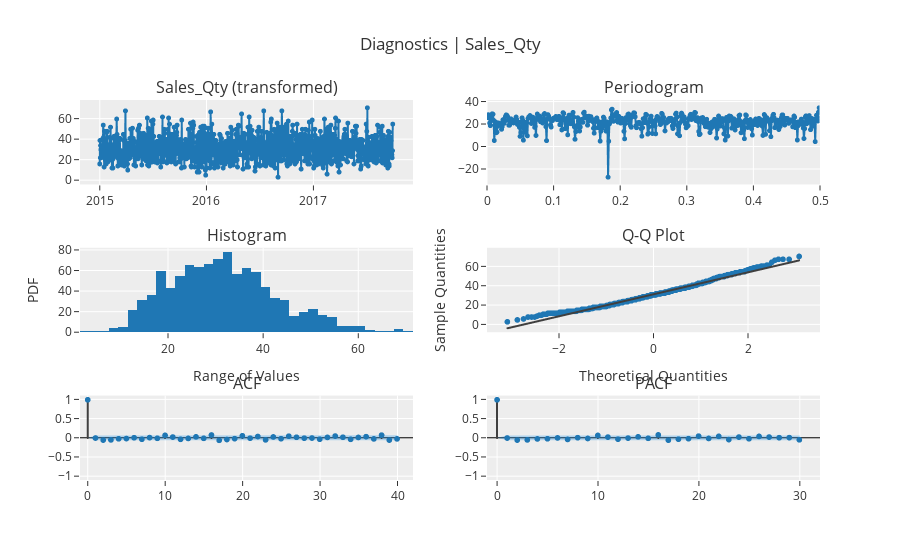

This figure's notebook cell:
### Code cell
# Plot diagnostics for the model
plot_model(plot="diagnostics")

### Figure 1 — Plotly figure (JSON) as saved in the notebook; plotly's stock layout.template omitted (floating-point values rounded to 4 significant figures; data arrays with more than 128 entries replaced by an {"elided": "..."} marker saying what was removed)
{"data": [{"line": {"color": "rgb(31, 119, 180)", "width": 2}, "marker": {"color": "rgb(31, 119, 180)", "size": 5}, "mode": "lines+markers", "name": "Sales_Qty (transformed)", "showlegend": false, "type": "scattergl", "x": {"elided": "1005 str values"}, "xaxis": "x", "y": {"elided": "1005 int values"}, "yaxis": "y"}, {"hoverinfo": "text", "hovertext": {"elided": "502 str values"}, "line": {"color": "#1f77b4", "width": 2}, "marker": {"size": 5}, "mode": "lines+markers", "name": "Sales_Qty (transformed)", "showlegend": false, "type": "scattergl", "x": {"elided": "502 float values"}, "xaxis": "x2", "y": {"elided": "502 float values"}, "yaxis": "y2"}, {"alignmentgroup": "True", "bingroup": "x", "hovertemplate": "variable=Sales_Qty (transformed)<br>value=%{x}<br>count=%{y}<extra></extra>", "legendgroup": "Sales_Qty (transformed)", "marker": {"color": "#1f77b4", "pattern": {"shape": ""}}, "name": "Sales_Qty (transformed)", "offsetgroup": "Sales_Qty (transformed)", "orientation": "v", "showlegend": false, "type": "histogram", "x": {"elided": "1005 int values"}, "xaxis": "x3", "yaxis": "y3"}, {"marker": {"color": "#1f77b4"}, "mode": "markers", "name": "Sales_Qty (transformed)", "showlegend": false, "type": "scattergl", "x": {"elided": "1005 float values"}, "xaxis": "x4", "y": {"elided": "1005 int values"}, "yaxis": "y4"}, {"line": {"color": "#3f3f3f"}, "mode": "lines", "name": "Sales_Qty (transformed)", "showlegend": false, "type": "scattergl", "x": {"elided": "1005 float values"}, "xaxis": "x4", "y": {"elided": "1005 float values"}, "yaxis": "y4"}, {"line": {"color": "#3f3f3f"}, "mode": "lines", "name": "ACF", "showlegend": false, "type": "scattergl", "x": [0, 0], "xaxis": "x5", "y": [0, 1], "yaxis": "y5"}, {"line": {"color": "#3f3f3f"}, "mode": "lines", "name": "ACF", "showlegend": false, "type": "scattergl", "x": [1, 1], "xaxis": "x5", "y": [0, -0.0008927], "yaxis": "y5"}, {"line": {"color": "#3f3f3f"}, "mode": "lines", "name": "ACF", "showlegend": false, "type": "scattergl", "x": [2, 2], "xaxis": "x5", "y": [0, -0.05401], "yaxis": "y5"}, {"line": {"color": "#3f3f3f"}, "mode": "lines", "name": "ACF", "showlegend": false, "type": "scattergl", "x": [3, 3], "xaxis": "x5", "y": [0, -0.04958], "yaxis": "y5"}, {"line": {"color": "#3f3f3f"}, "mode": "lines", "name": "ACF", "showlegend": false, "type": "scattergl", "x": [4, 4], "xaxis": "x5", "y": [0, -0.02129], "yaxis": "y5"}, {"line": {"color": "#3f3f3f"}, "mode": "lines", "name": "ACF", "showlegend": false, "type": "scattergl", "x": [5, 5], "xaxis": "x5", "y": [0, -0.01437], "yaxis": "y5"}, {"line": {"color": "#3f3f3f"}, "mode": "lines", "name": "ACF", "showlegend": false, "type": "scattergl", "x": [6, 6], "xaxis": "x5", "y": [0, 0.006392], "yaxis": "y5"}, {"line": {"color": "#3f3f3f"}, "mode": "lines", "name": "ACF", "showlegend": false, "type": "scattergl", "x": [7, 7], "xaxis": "x5", "y": [0, -0.03283], "yaxis": "y5"}, {"line": {"color": "#3f3f3f"}, "mode": "lines", "name": "ACF", "showlegend": false, "type": "scattergl", "x": [8, 8], "xaxis": "x5", "y": [0, 0.01027], "yaxis": "y5"}, {"line": {"color": "#3f3f3f"}, "mode": "lines", "name": "ACF", "showlegend": false, "type": "scattergl", "x": [9, 9], "xaxis": "x5", "y": [0, -0.008191], "yaxis": "y5"}, {"line": {"color": "#3f3f3f"}, "mode": "lines", "name": "ACF", "showlegend": false, "type": "scattergl", "x": [10, 10], "xaxis": "x5", "y": [0, 0.06842], "yaxis": "y5"}, {"line": {"color": "#3f3f3f"}, "mode": "lines", "name": "ACF", "showlegend": false, "type": "scattergl", "x": [11, 11], "xaxis": "x5", "y": [0, 0.02471], "yaxis": "y5"}, {"line": {"color": "#3f3f3f"}, "mode": "lines", "name": "ACF", "showlegend": false, "type": "scattergl", "x": [12, 12], "xaxis": "x5", "y": [0, -0.03546], "yaxis": "y5"}, {"line": {"color": "#3f3f3f"}, "mode": "lines", "name": "ACF", "showlegend": false, "type": "scattergl", "x": [13, 13], "xaxis": "x5", "y": [0, -0.01152], "yaxis": "y5"}, {"line": {"color": "#3f3f3f"}, "mode": "lines", "name": "ACF", "showlegend": false, "type": "scattergl", "x": [14, 14], "xaxis": "x5", "y": [0, 0.02928], "yaxis": "y5"}, {"line": {"color": "#3f3f3f"}, "mode": "lines", "name": "ACF", "showlegend": false, "type": "scattergl", "x": [15, 15], "xaxis": "x5", "y": [0, -0.008982], "yaxis": "y5"}, {"line": {"color": "#3f3f3f"}, "mode": "lines", "name": "ACF", "showlegend": false, "type": "scattergl", "x": [16, 16], "xaxis": "x5", "y": [0, 0.07839], "yaxis": "y5"}, {"line": {"color": "#3f3f3f"}, "mode": "lines", "name": "ACF", "showlegend": false, "type": "scattergl", "x": [17, 17], "xaxis": "x5", "y": [0, -0.06024], "yaxis": "y5"}, {"line": {"color": "#3f3f3f"}, "mode": "lines", "name": "ACF", "showlegend": false, "type": "scattergl", "x": [18, 18], "xaxis": "x5", "y": [0, -0.0393], "yaxis": "y5"}, {"line": {"color": "#3f3f3f"}, "mode": "lines", "name": "ACF", "showlegend": false, "type": "scattergl", "x": [19, 19], "xaxis": "x5", "y": [0, -0.01712], "yaxis": "y5"}, {"line": {"color": "#3f3f3f"}, "mode": "lines", "name": "ACF", "showlegend": false, "type": "scattergl", "x": [20, 20], "xaxis": "x5", "y": [0, 0.0572], "yaxis": "y5"}, {"line": {"color": "#3f3f3f"}, "mode": "lines", "name": "ACF", "showlegend": false, "type": "scattergl", "x": [21, 21], "xaxis": "x5", "y": [0, -0.005217], "yaxis": "y5"}, {"line": {"color": "#3f3f3f"}, "mode": "lines", "name": "ACF", "showlegend": false, "type": "scattergl", "x": [22, 22], "xaxis": "x5", "y": [0, 0.03889], "yaxis": "y5"}, {"line": {"color": "#3f3f3f"}, "mode": "lines", "name": "ACF", "showlegend": false, "type": "scattergl", "x": [23, 23], "xaxis": "x5", "y": [0, -0.04946], "yaxis": "y5"}, {"line": {"color": "#3f3f3f"}, "mode": "lines", "name": "ACF", "showlegend": false, "type": "scattergl", "x": [24, 24], "xaxis": "x5", "y": [0, 0.02742], "yaxis": "y5"}, {"line": {"color": "#3f3f3f"}, "mode": "lines", "name": "ACF", "showlegend": false, "type": "scattergl", "x": [25, 25], "xaxis": "x5", "y": [0, -0.01871], "yaxis": "y5"}, {"line": {"color": "#3f3f3f"}, "mode": "lines", "name": "ACF", "showlegend": false, "type": "scattergl", "x": [26, 26], "xaxis": "x5", "y": [0, 0.04743], "yaxis": "y5"}, {"line": {"color": "#3f3f3f"}, "mode": "lines", "name": "ACF", "showlegend": false, "type": "scattergl", "x": [27, 27], "xaxis": "x5", "y": [0, 0.01859], "yaxis": "y5"}, {"line": {"color": "#3f3f3f"}, "mode": "lines", "name": "ACF", "showlegend": false, "type": "scattergl", "x": [28, 28], "xaxis": "x5", "y": [0, -0.005057], "yaxis": "y5"}, {"line": {"color": "#3f3f3f"}, "mode": "lines", "name": "ACF", "showlegend": false, "type": "scattergl", "x": [29, 29], "xaxis": "x5", "y": [0, -0.001146], "yaxis": "y5"}, {"line": {"color": "#3f3f3f"}, "mode": "lines", "name": "ACF", "showlegend": false, "type": "scattergl", "x": [30, 30], "xaxis": "x5", "y": [0, -0.03179], "yaxis": "y5"}, {"line": {"color": "#3f3f3f"}, "mode": "lines", "name": "ACF", "showlegend": false, "type": "scattergl", "x": [31, 31], "xaxis": "x5", "y": [0, 0.0154], "yaxis": "y5"}, {"line": {"color": "#3f3f3f"}, "mode": "lines", "name": "ACF", "showlegend": false, "type": "scattergl", "x": [32, 32], "xaxis": "x5", "y": [0, 0.05114], "yaxis": "y5"}, {"line": {"color": "#3f3f3f"}, "mode": "lines", "name": "ACF", "showlegend": false, "type": "scattergl", "x": [33, 33], "xaxis": "x5", "y": [0, 0.01943], "yaxis": "y5"}, {"line": {"color": "#3f3f3f"}, "mode": "lines", "name": "ACF", "showlegend": false, "type": "scattergl", "x": [34, 34], "xaxis": "x5", "y": [0, -0.03482], "yaxis": "y5"}, {"line": {"color": "#3f3f3f"}, "mode": "lines", "name": "ACF", "showlegend": false, "type": "scattergl", "x": [35, 35], "xaxis": "x5", "y": [0, 0.01364], "yaxis": "y5"}, {"line": {"color": "#3f3f3f"}, "mode": "lines", "name": "ACF", "showlegend": false, "type": "scattergl", "x": [36, 36], "xaxis": "x5", "y": [0, 0.0355], "yaxis": "y5"}, {"line": {"color": "#3f3f3f"}, "mode": "lines", "name": "ACF", "showlegend": false, "type": "scattergl", "x": [37, 37], "xaxis": "x5", "y": [0, -0.0235], "yaxis": "y5"}, {"line": {"color": "#3f3f3f"}, "mode": "lines", "name": "ACF", "showlegend": false, "type": "scattergl", "x": [38, 38], "xaxis": "x5", "y": [0, 0.07496], "yaxis": "y5"}, {"line": {"color": "#3f3f3f"}, "mode": "lines", "name": "ACF", "showlegend": false, "type": "scattergl", "x": [39, 39], "xaxis": "x5", "y": [0, -0.05375], "yaxis": "y5"}, {"line": {"color": "#3f3f3f"}, "mode": "lines", "name": "ACF", "showlegend": false, "type": "scattergl", "x": [40, 40], "xaxis": "x5", "y": [0, -0.02355], "yaxis": "y5"}, {"marker": {"color": "#1f77b4", "size": 6}, "mode": "markers", "name": "ACF", "showlegend": false, "type": "scattergl", "x": [0, 1, 2, 3, 4, 5, 6, 7, 8, 9, 10, 11, 12, 13, 14, 15, 16, 17, 18, 19, 20, 21, 22, 23, 24, 25, 26, 27, 28, 29, 30, 31, 32, 33, 34, 35, 36, 37, 38, 39, 40], "xaxis": "x5", "y": [1, -0.0008927, -0.05401, -0.04958, -0.02129, -0.01437, 0.006392, -0.03283, 0.01027, -0.008191, 0.06842, 0.02471, -0.03546, -0.01152, 0.02928, -0.008982, 0.07839, -0.06024, -0.0393, -0.01712, 0.0572, -0.005217, 0.03889, -0.04946, 0.02742, -0.01871, 0.04743, 0.01859, -0.005057, -0.001146, -0.03179, 0.0154, 0.05114, 0.01943, -0.03482, 0.01364, 0.0355, -0.0235, 0.07496, -0.05375, -0.02355], "yaxis": "y5"}, {"line": {"color": "rgba(255,255,255,0)"}, "mode": "lines", "name": "UC", "showlegend": false, "type": "scatter", "x": [0, 1, 2, 3, 4, 5, 6, 7, 8, 9, 10, 11, 12, 13, 14, 15, 16, 17, 18, 19, 20, 21, 22, 23, 24, 25, 26, 27, 28, 29, 30, 31, 32, 33, 34, 35, 36, 37, 38, 39, 40], "xaxis": "x5", "y": [0, 0.06183, 0.06183, 0.06201, 0.06216, 0.06218, 0.0622, 0.0622, 0.06227, 0.06227, 0.06228, 0.06256, 0.0626, 0.06268, 0.06269, 0.06274, 0.06274, 0.06312, 0.06334, 0.06343, 0.06345, 0.06364, 0.06364, 0.06374, 0.06388, 0.06393, 0.06395, 0.06408, 0.0641, 0.0641, 0.0641, 0.06416, 0.06418, 0.06433, 0.06436, 0.06443, 0.06444, 0.06451, 0.06455, 0.06488, 0.06505], "yaxis": "y5"}, {"fill": "tonexty", "fillcolor": "rgba(32, 146, 230,0.3)", "line": {"color": "rgba(255,255,255,0)"}, "mode": "lines", "name": "LC", "showlegend": false, "type": "scatter", "x": [0, 1, 2, 3, 4, 5, 6, 7, 8, 9, 10, 11, 12, 13, 14, 15, 16, 17, 18, 19, 20, 21, 22, 23, 24, 25, 26, 27, 28, 29, 30, 31, 32, 33, 34, 35, 36, 37, 38, 39, 40], "xaxis": "x5", "y": [0, -0.06183, -0.06183, -0.06201, -0.06216, -0.06218, -0.0622, -0.0622, -0.06227, -0.06227, -0.06228, -0.06256, -0.0626, -0.06268, -0.06269, -0.06274, -0.06274, -0.06312, -0.06334, -0.06343, -0.06345, -0.06364, -0.06364, -0.06374, -0.06388, -0.06393, -0.06395, -0.06408, -0.0641, -0.0641, -0.0641, -0.06416, -0.06418, -0.06433, -0.06436, -0.06443, -0.06444, -0.06451, -0.06455, -0.06488, -0.06505], "yaxis": "y5"}, {"line": {"color": "#3f3f3f"}, "mode": "lines", "name": "PACF", "showlegend": false, "type": "scattergl", "x": [0, 0], "xaxis": "x6", "y": [0, 1], "yaxis": "y6"}, {"line": {"color": "#3f3f3f"}, "mode": "lines", "name": "PACF", "showlegend": false, "type": "scattergl", "x": [1, 1], "xaxis": "x6", "y": [0, -0.0008936], "yaxis": "y6"}, {"line": {"color": "#3f3f3f"}, "mode": "lines", "name": "PACF", "showlegend": false, "type": "scattergl", "x": [2, 2], "xaxis": "x6", "y": [0, -0.05411], "yaxis": "y6"}, {"line": {"color": "#3f3f3f"}, "mode": "lines", "name": "PACF", "showlegend": false, "type": "scattergl", "x": [3, 3], "xaxis": "x6", "y": [0, -0.04997], "yaxis": "y6"}, {"line": {"color": "#3f3f3f"}, "mode": "lines", "name": "PACF", "showlegend": false, "type": "scattergl", "x": [4, 4], "xaxis": "x6", "y": [0, -0.02467], "yaxis": "y6"}, {"line": {"color": "#3f3f3f"}, "mode": "lines", "name": "PACF", "showlegend": false, "type": "scattergl", "x": [5, 5], "xaxis": "x6", "y": [0, -0.02015], "yaxis": "y6"}, {"line": {"color": "#3f3f3f"}, "mode": "lines", "name": "PACF", "showlegend": false, "type": "scattergl", "x": [6, 6], "xaxis": "x6", "y": [0, 0.00125], "yaxis": "y6"}, {"line": {"color": "#3f3f3f"}, "mode": "lines", "name": "PACF", "showlegend": false, "type": "scattergl", "x": [7, 7], "xaxis": "x6", "y": [0, -0.03749], "yaxis": "y6"}, {"line": {"color": "#3f3f3f"}, "mode": "lines", "name": "PACF", "showlegend": false, "type": "scattergl", "x": [8, 8], "xaxis": "x6", "y": [0, 0.008204], "yaxis": "y6"}, {"line": {"color": "#3f3f3f"}, "mode": "lines", "name": "PACF", "showlegend": false, "type": "scattergl", "x": [9, 9], "xaxis": "x6", "y": [0, -0.01266], "yaxis": "y6"}, {"line": {"color": "#3f3f3f"}, "mode": "lines", "name": "PACF", "showlegend": false, "type": "scattergl", "x": [10, 10], "xaxis": "x6", "y": [0, 0.06689], "yaxis": "y6"}, {"line": {"color": "#3f3f3f"}, "mode": "lines", "name": "PACF", "showlegend": false, "type": "scattergl", "x": [11, 11], "xaxis": "x6", "y": [0, 0.02413], "yaxis": "y6"}, {"line": {"color": "#3f3f3f"}, "mode": "lines", "name": "PACF", "showlegend": false, "type": "scattergl", "x": [12, 12], "xaxis": "x6", "y": [0, -0.03008], "yaxis": "y6"}, {"line": {"color": "#3f3f3f"}, "mode": "lines", "name": "PACF", "showlegend": false, "type": "scattergl", "x": [13, 13], "xaxis": "x6", "y": [0, -0.002258], "yaxis": "y6"}, {"line": {"color": "#3f3f3f"}, "mode": "lines", "name": "PACF", "showlegend": false, "type": "scattergl", "x": [14, 14], "xaxis": "x6", "y": [0, 0.03039], "yaxis": "y6"}, {"line": {"color": "#3f3f3f"}, "mode": "lines", "name": "PACF", "showlegend": false, "type": "scattergl", "x": [15, 15], "xaxis": "x6", "y": [0, -0.00854], "yaxis": "y6"}, {"line": {"color": "#3f3f3f"}, "mode": "lines", "name": "PACF", "showlegend": false, "type": "scattergl", "x": [16, 16], "xaxis": "x6", "y": [0, 0.08127], "yaxis": "y6"}, {"line": {"color": "#3f3f3f"}, "mode": "lines", "name": "PACF", "showlegend": false, "type": "scattergl", "x": [17, 17], "xaxis": "x6", "y": [0, -0.05681], "yaxis": "y6"}, {"line": {"color": "#3f3f3f"}, "mode": "lines", "name": "PACF", "showlegend": false, "type": "scattergl", "x": [18, 18], "xaxis": "x6", "y": [0, -0.03138], "yaxis": "y6"}, {"line": {"color": "#3f3f3f"}, "mode": "lines", "name": "PACF", "showlegend": false, "type": "scattergl", "x": [19, 19], "xaxis": "x6", "y": [0, -0.01732], "yaxis": "y6"}, {"line": {"color": "#3f3f3f"}, "mode": "lines", "name": "PACF", "showlegend": false, "type": "scattergl", "x": [20, 20], "xaxis": "x6", "y": [0, 0.0493], "yaxis": "y6"}, {"line": {"color": "#3f3f3f"}, "mode": "lines", "name": "PACF", "showlegend": false, "type": "scattergl", "x": [21, 21], "xaxis": "x6", "y": [0, -0.01242], "yaxis": "y6"}, {"line": {"color": "#3f3f3f"}, "mode": "lines", "name": "PACF", "showlegend": false, "type": "scattergl", "x": [22, 22], "xaxis": "x6", "y": [0, 0.04305], "yaxis": "y6"}, {"line": {"color": "#3f3f3f"}, "mode": "lines", "name": "PACF", "showlegend": false, "type": "scattergl", "x": [23, 23], "xaxis": "x6", "y": [0, -0.04184], "yaxis": "y6"}, {"line": {"color": "#3f3f3f"}, "mode": "lines", "name": "PACF", "showlegend": false, "type": "scattergl", "x": [24, 24], "xaxis": "x6", "y": [0, 0.02442], "yaxis": "y6"}, {"line": {"color": "#3f3f3f"}, "mode": "lines", "name": "PACF", "showlegend": false, "type": "scattergl", "x": [25, 25], "xaxis": "x6", "y": [0, -0.01959], "yaxis": "y6"}, {"line": {"color": "#3f3f3f"}, "mode": "lines", "name": "PACF", "showlegend": false, "type": "scattergl", "x": [26, 26], "xaxis": "x6", "y": [0, 0.04192], "yaxis": "y6"}, {"line": {"color": "#3f3f3f"}, "mode": "lines", "name": "PACF", "showlegend": false, "type": "scattergl", "x": [27, 27], "xaxis": "x6", "y": [0, 0.02491], "yaxis": "y6"}, {"line": {"color": "#3f3f3f"}, "mode": "lines", "name": "PACF", "showlegend": false, "type": "scattergl", "x": [28, 28], "xaxis": "x6", "y": [0, 0.008002], "yaxis": "y6"}, {"line": {"color": "#3f3f3f"}, "mode": "lines", "name": "PACF", "showlegend": false, "type": "scattergl", "x": [29, 29], "xaxis": "x6", "y": [0, 0.009852], "yaxis": "y6"}, {"line": {"color": "#3f3f3f"}, "mode": "lines", "name": "PACF", "showlegend": false, "type": "scattergl", "x": [30, 30], "xaxis": "x6", "y": [0, -0.04774], "yaxis": "y6"}, {"marker": {"color": "#1f77b4", "size": 6}, "mode": "markers", "name": "PACF", "showlegend": false, "type": "scattergl", "x": [0, 1, 2, 3, 4, 5, 6, 7, 8, 9, 10, 11, 12, 13, 14, 15, 16, 17, 18, 19, 20, 21, 22, 23, 24, 25, 26, 27, 28, 29, 30], "xaxis": "x6", "y": [1, -0.0008936, -0.05411, -0.04997, -0.02467, -0.02015, 0.00125, -0.03749, 0.008204, -0.01266, 0.06689, 0.02413, -0.03008, -0.002258, 0.03039, -0.00854, 0.08127, -0.05681, -0.03138, -0.01732, 0.0493, -0.01242, 0.04305, -0.04184, 0.02442, -0.01959, 0.04192, 0.02491, 0.008002, 0.009852, -0.04774], "yaxis": "y6"}, {"line": {"color": "rgba(255,255,255,0)"}, "mode": "lines", "name": "UC", "showlegend": false, "type": "scatter", "x": [0, 1, 2, 3, 4, 5, 6, 7, 8, 9, 10, 11, 12, 13, 14, 15, 16, 17, 18, 19, 20, 21, 22, 23, 24, 25, 26, 27, 28, 29, 30], "xaxis": "x6", "y": [0, 0.06183, 0.06183, 0.06183, 0.06183, 0.06183, 0.06183, 0.06183, 0.06183, 0.06183, 0.06183, 0.06183, 0.06183, 0.06183, 0.06183, 0.06183, 0.06183, 0.06183, 0.06183, 0.06183, 0.06183, 0.06183, 0.06183, 0.06183, 0.06183, 0.06183, 0.06183, 0.06183, 0.06183, 0.06183, 0.06183], "yaxis": "y6"}, {"fill": "tonexty", "fillcolor": "rgba(32, 146, 230,0.3)", "line": {"color": "rgba(255,255,255,0)"}, "mode": "lines", "name": "LC", "showlegend": false, "type": "scatter", "x": [0, 1, 2, 3, 4, 5, 6, 7, 8, 9, 10, 11, 12, 13, 14, 15, 16, 17, 18, 19, 20, 21, 22, 23, 24, 25, 26, 27, 28, 29, 30], "xaxis": "x6", "y": [0, -0.06183, -0.06183, -0.06183, -0.06183, -0.06183, -0.06183, -0.06183, -0.06183, -0.06183, -0.06183, -0.06183, -0.06183, -0.06183, -0.06183, -0.06183, -0.06183, -0.06183, -0.06183, -0.06183, -0.06183, -0.06183, -0.06183, -0.06183, -0.06183, -0.06183, -0.06183, -0.06183, -0.06183, -0.06183, -0.06183], "yaxis": "y6"}], "layout": {"annotations": [{"font": {"size": 16}, "showarrow": false, "text": "Sales_Qty (transformed)", "x": 0.225, "xanchor": "center", "xref": "paper", "y": 1, "yanchor": "bottom", "yref": "paper"}, {"font": {"size": 16}, "showarrow": false, "text": "Periodogram", "x": 0.775, "xanchor": "center", "xref": "paper", "y": 1, "yanchor": "bottom", "yref": "paper"}, {"font": {"size": 16}, "showarrow": false, "text": "Histogram", "x": 0.225, "xanchor": "center", "xref": "paper", "y": 0.6111, "yanchor": "bottom", "yref": "paper"}, {"font": {"size": 16}, "showarrow": false, "text": "Q-Q Plot", "x": 0.775, "xanchor": "center", "xref": "paper", "y": 0.6111, "yanchor": "bottom", "yref": "paper"}, {"font": {"size": 16}, "showarrow": false, "text": "ACF", "x": 0.225, "xanchor": "center", "xref": "paper", "y": 0.2222, "yanchor": "bottom", "yref": "paper"}, {"font": {"size": 16}, "showarrow": false, "text": "PACF", "x": 0.775, "xanchor": "center", "xref": "paper", "y": 0.2222, "yanchor": "bottom", "yref": "paper"}], "showlegend": false, "title": {"text": "Diagnostics | Sales_Qty"}, "xaxis": {"anchor": "y", "domain": [0, 0.45]}, "xaxis2": {"anchor": "y2", "domain": [0.55, 1], "range": [0, 0.5]}, "xaxis3": {"anchor": "y3", "domain": [0, 0.45], "title": {"text": "Range of Values"}}, "xaxis4": {"anchor": "y4", "domain": [0.55, 1], "title": {"text": "Theoretical Quantities"}}, "xaxis5": {"anchor": "y5", "domain": [0, 0.45], "range": [-1, 42]}, "xaxis6": {"anchor": "y6", "domain": [0.55, 1], "range": [-1, 32]}, "yaxis": {"anchor": "x", "domain": [0.7778, 1]}, "yaxis2": {"anchor": "x2", "domain": [0.7778, 1]}, "yaxis3": {"anchor": "x3", "domain": [0.3889, 0.6111], "title": {"text": "PDF"}}, "yaxis4": {"anchor": "x4", "domain": [0.3889, 0.6111], "title": {"text": "Sample Quantities"}}, "yaxis5": {"anchor": "x5", "domain": [0, 0.2222], "range": [-1.1, 1.1], "zerolinecolor": "#000000"}, "yaxis6": {"anchor": "x6", "domain": [0, 0.2222], "range": [-1.1, 1.1], "zerolinecolor": "#000000"}}}
